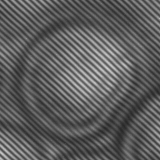
#> input picture Images/Image 1b/img-1.png, 160 x 160 px, found by its file name
$ jupyter execute --allow-errors 3D_Erythrocytes_from_Interferograms.ipynb
#> lines starting #> are read from the running program, lines starting #| are printed output that depends on the picture
# 3D Erythrocyte Reconstruction from Interferograms

[cell 1]
import cv2
import numpy as np
import matplotlib.pyplot as plt

[cell 2]
import numpy as np
from cv_functions import *

[cell 3]
img = cv2.imread(r"Images\Image 1b\Img-1.png", cv2.IMREAD_GRAYSCALE)
#> img is the input picture: shape (160, 160); min 40, max 207, mean 93.4

[cell 4]
plt.figure(figsize=(10, 10))
plt.imshow(img, cmap='gray')
plt.title("Original Image")
plt.axis("off")
plt.show()

[cell 5]
# [12 lines left out: function remove_phase_tilt, not called in this run]

## 2D Fourier transform

[cell 6]
fft = np.fft.fftshift(np.fft.fft2(img))
spectrum = np.log(1 + np.abs(fft))
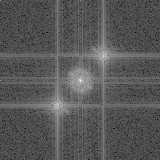
#> spectrum: shape (160, 160) float64; min 1.41, max 14.69, mean 5.97; drawn with min black and max white
plt.figure(figsize=(10, 10))
plt.imshow(spectrum, cmap='gray')
plt.axis('off')
plt.show()

## Finding the first order

[cell 7]
def mask_center(img, radius = 10, rotation90 = 0):
#> called with radius = 15, rotation90 = 0
    h, w = np.rot90(img, rotation90).shape
#> h = 160; w = 160
    cy, cx = h//2, w//2
#> cy = 80; cx = 80
    Y, X = np.ogrid[:h, :w]
#> Y = 160 values from 0 to 159
    mask = ((X-cx)**2 + (Y-cy)**2 <= radius**2) | ~((X >= cx) & (Y <= cy))
    mask = np.rot90(mask, rotation90)
    img_masked = img.copy()
    img_masked[mask] = 0
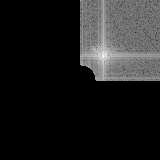
#> img_masked: shape (160, 160) float64; min 0, max 12.22, mean 1.49; drawn with min black and max white
    return img_masked
